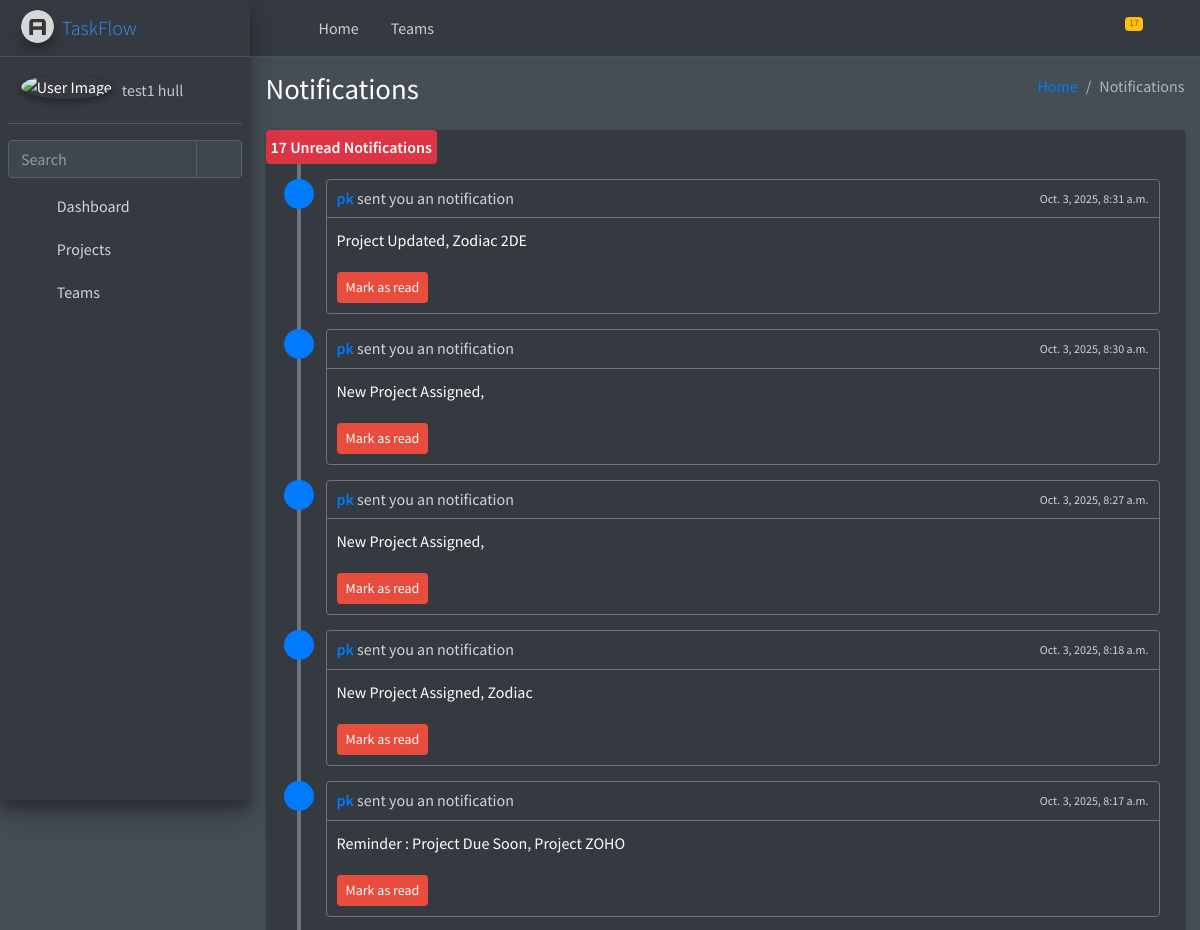
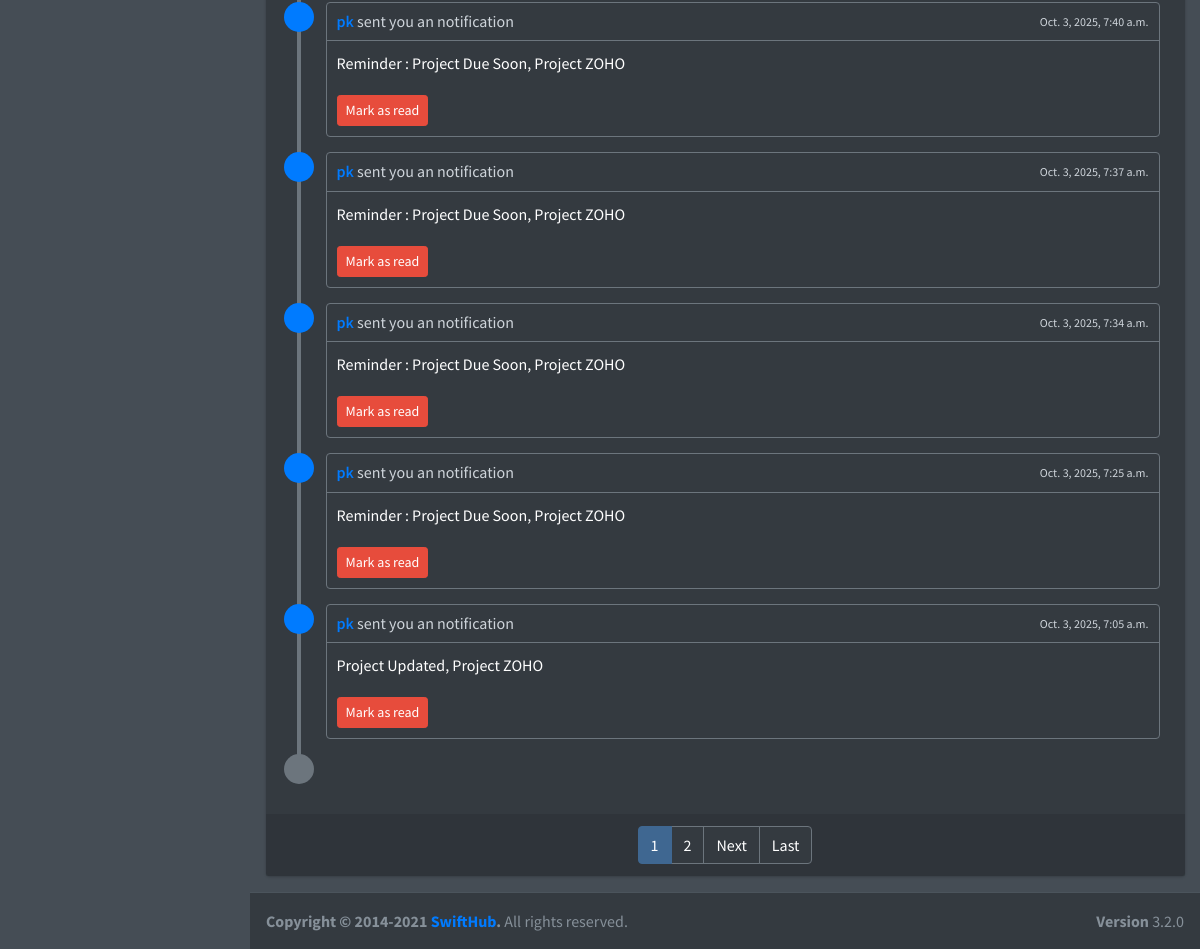
Page /notifications/ (signed in) on the earlier database version (2 pictures, top to bottom).
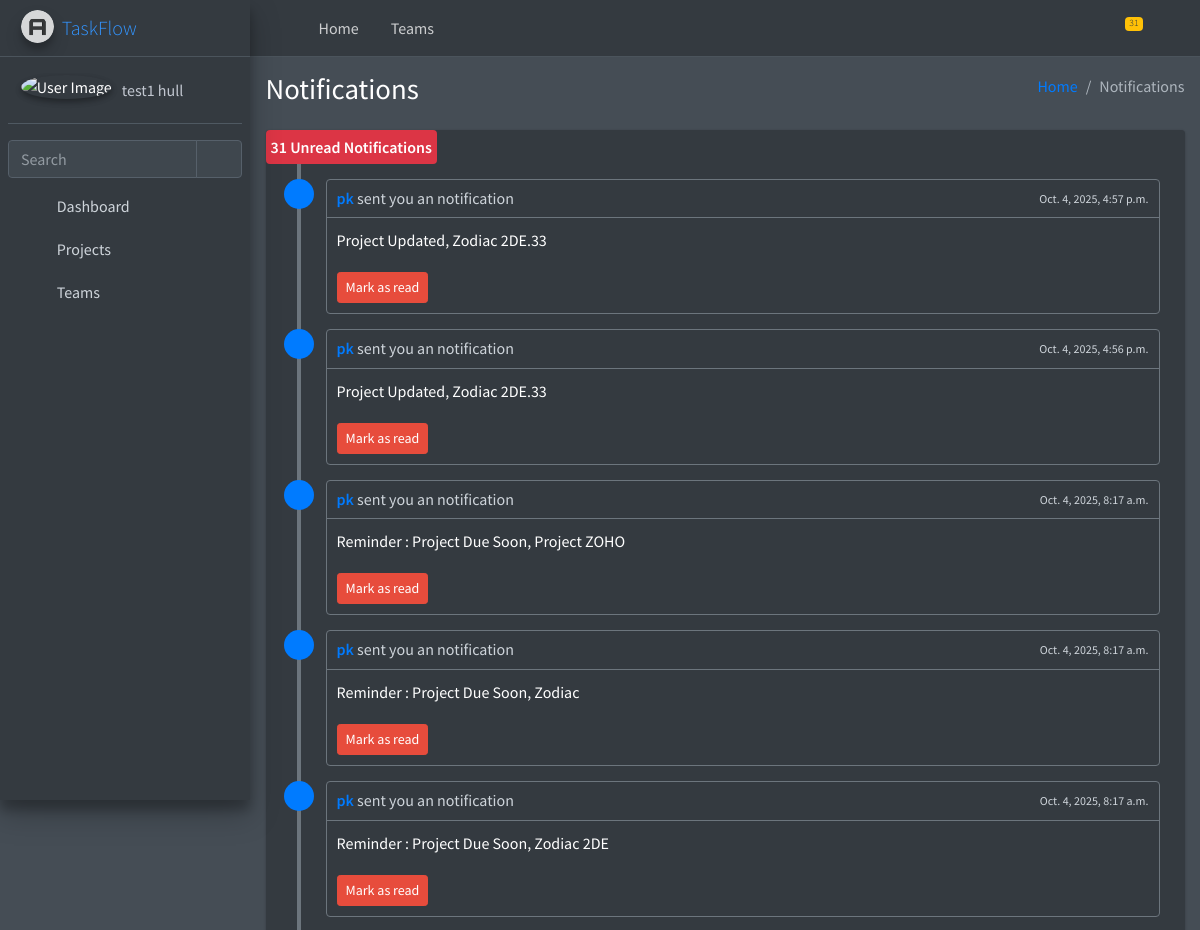
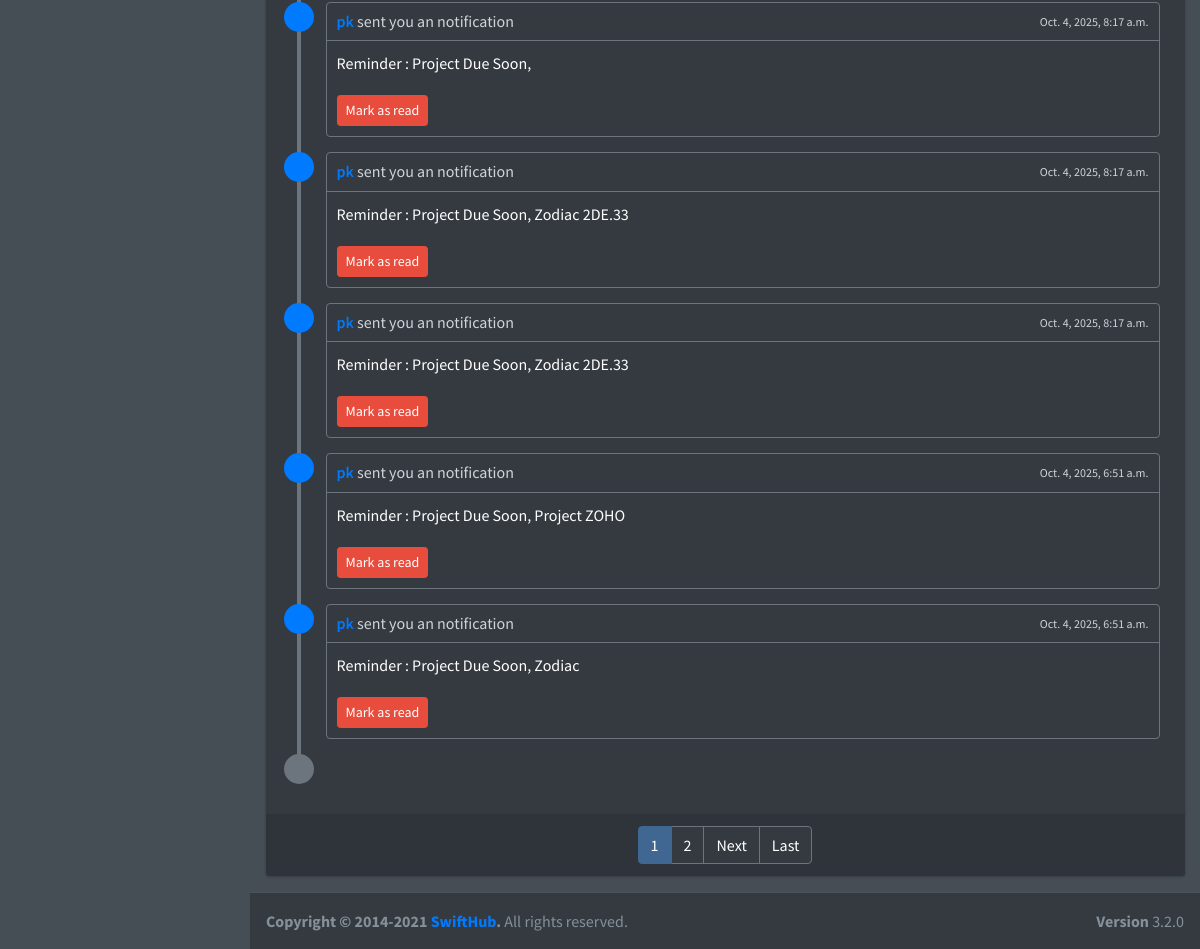
Same page on the later database version (2 pictures, top to bottom).
### notifications/models.py (models this page shows, shortened)
class Notification(models.Model):
    recipient = models.ForeignKey(User,on_delete=models.CASCADE,related_name="notifications")
    actor = models.ForeignKey(User,on_delete=models.CASCADE,related_name="actions")
    verb = models.CharField(max_length=255)
    content_type = models.ForeignKey(ContentType, on_delete=models.CASCADE)
    object_id = models.CharField(max_length=255)
    content_object = GenericForeignKey('content_type', 'object_id')
    created_at = models.DateTimeField(auto_now_add=True)
    read = models.BooleanField(default=False)
    objects = NotificationManager()
    class Meta:
        ordering = ['-created_at']

### accounts/models.py (models this page shows, shortened)
class Profile(models.Model):
    user=models.OneToOneField(User,on_delete=models.CASCADE,related_name='profile')
    job_title = models.CharField(max_length=255,blank=True,null=True)
    profile_picture = models.ImageField(upload_to=profile_image_path_location,blank=True,null=True)
    bio = models.TextField(blank=True,null=True)
    phone_number = PhoneNumberField(blank=True,null=True,unique=True)
    location = models.CharField(max_length=255,blank=True,null=True)
    date_of_birth = models.DateField(blank=True,null=True)
    join_date = models.DateField(auto_now_add=True)
    @property
    def profile_picture_url(self):
        try:
            url = self.profile_picture.url
        except:
            url = "https://www.shutterstock.com/image-vector/user-profile-icon-vector-avatar-600nw-2558760599.jpg"
        return url
    @property
    def full_name(self):
        return self.user.get_full_name() if self.user.get_full_name() else self.user.get_username()

### notifications/views.py (the view, shortened to what this page needs)
# urls.py: path('', NotificationListView.as_view(), name='notification-list'),
class NotificationListView(ListView):
    model = Notification
    context_object_name = 'notifications'
    template_name = 'notifications/notification_list.html'
    paginate_by = 10
    def get_context_data(self, **kwargs):
        context = super().get_context_data(**kwargs)
        latest_notifications = self.request.user.notifications.unread(self.request.user)
        context['latest_notifications'] = latest_notifications[:5]
        context['notification_count'] = latest_notifications.count()
        context["header_text"] = "Notifications"
        context["title"] = "All Notifications"
        return context
    def get_queryset(self):
        return self.request.user.notifications.unread(self.request.user)

### notifications/models.py (called while the page is built)
    def unread(self,user):
        return self.filter(read=False).exclude(actor=user)

### notifications/templates/notifications/notification_list.html (shortened to what this page needs)
{% extends "base.html" %}
{% block content %}
<div class="container-fluid">
    <div class="row">
      <div class="col-12">
        <div class="card">
           <div class="timeline timeline-inverse">
            <div class="time-label">
              <span class="bg-danger">
               {{ notification_count }} Unread Notifications
              </span>
            </div>
            {% for notification in notifications %}
            <div>
              <i class="fas fa-envelope bg-primary"></i>
              <div class="timeline-item">
                <span class="time"><i class="far fa-clock"></i> {{ notification.created_at}}</span>
                <h3 class="timeline-header"><a href="#">{{ notification.actor.profile.full_name }}</a> sent you an notification</h3>
                <div class="timeline-body">
                  {{ notification.verb }}
                </div>
                <div class="timeline-footer">
                  <form method="post" action="{% url 'notifications:mark-as-read' notification.id %}">
                  <button  type="submit" class="btn btn-danger btn-sm">Mark as read</button>
                </form>
                </div>
              </div>
            </div>
            {% endfor %}
            <div>
              <i class="far fa-clock bg-gray"></i>
            </div>
          </div>
          {% include "components/paginator.html" %}
        </div>
      </div>
    </div>
  </div>
{% endblock %}

Differences in the rows shown:
no longer on this page (row unchanged): Notification: created_at "Oct. 3, 2025, 8:31 a.m.", actor.profile.full_name "pk", verb "Project Updated, Zodiac 2DE"
no longer on this page (row unchanged): Notification: created_at "Oct. 3, 2025, 8:30 a.m.", actor.profile.full_name "pk", verb "New Project Assigned,"
no longer on this page (row unchanged): Notification: created_at "Oct. 3, 2025, 8:27 a.m.", actor.profile.full_name "pk", verb "New Project Assigned,"
no longer on this page (row unchanged): Notification: created_at "Oct. 3, 2025, 8:18 a.m.", actor.profile.full_name "pk", verb "New Project Assigned, Zodiac"
no longer on this page (row unchanged): Notification: created_at "Oct. 3, 2025, 8:17 a.m.", actor.profile.full_name "pk", verb "Reminder : Project Due Soon, Project ZOHO"
no longer on this page (row unchanged): Notification: created_at "Oct. 3, 2025, 7:40 a.m.", actor.profile.full_name "pk", verb "Reminder : Project Due Soon, Project ZOHO"
no longer on this page (row unchanged): Notification: created_at "Oct. 3, 2025, 7:37 a.m.", actor.profile.full_name "pk", verb "Reminder : Project Due Soon, Project ZOHO"
no longer on this page (row unchanged): Notification: created_at "Oct. 3, 2025, 7:34 a.m.", actor.profile.full_name "pk", verb "Reminder : Project Due Soon, Project ZOHO"
no longer on this page (row unchanged): Notification: created_at "Oct. 3, 2025, 7:25 a.m.", actor.profile.full_name "pk", verb "Reminder : Project Due Soon, Project ZOHO"
no longer on this page (row unchanged): Notification: created_at "Oct. 3, 2025, 7:05 a.m.", actor.profile.full_name "pk", verb "Project Updated, Project ZOHO"
added Notification: created_at "Oct. 4, 2025, 4:57 p.m.", actor.profile.full_name "pk", verb "Project Updated, Zodiac 2DE.33"
added Notification: created_at "Oct. 4, 2025, 4:56 p.m.", actor.profile.full_name "pk", verb "Project Updated, Zodiac 2DE.33"
added Notification: created_at "Oct. 4, 2025, 8:17 a.m.", actor.profile.full_name "pk", verb "Reminder : Project Due Soon, Project ZOHO"
added Notification: created_at "Oct. 4, 2025, 8:17 a.m.", actor.profile.full_name "pk", verb "Reminder : Project Due Soon, Zodiac"
added Notification: created_at "Oct. 4, 2025, 8:17 a.m.", actor.profile.full_name "pk", verb "Reminder : Project Due Soon, Zodiac 2DE"
added Notification: created_at "Oct. 4, 2025, 8:17 a.m.", actor.profile.full_name "pk", verb "Reminder : Project Due Soon,"
added Notification: created_at "Oct. 4, 2025, 8:17 a.m.", actor.profile.full_name "pk", verb "Reminder : Project Due Soon, Zodiac 2DE.33"
added Notification: created_at "Oct. 4, 2025, 8:17 a.m.", actor.profile.full_name "pk", verb "Reminder : Project Due Soon, Zodiac 2DE.33"
added Notification: created_at "Oct. 4, 2025, 6:51 a.m.", actor.profile.full_name "pk", verb "Reminder : Project Due Soon, Project ZOHO"
added Notification: created_at "Oct. 4, 2025, 6:51 a.m.", actor.profile.full_name "pk", verb "Reminder : Project Due Soon, Zodiac"
Other differences:
{{ notification_count }}: "17" → "31"
